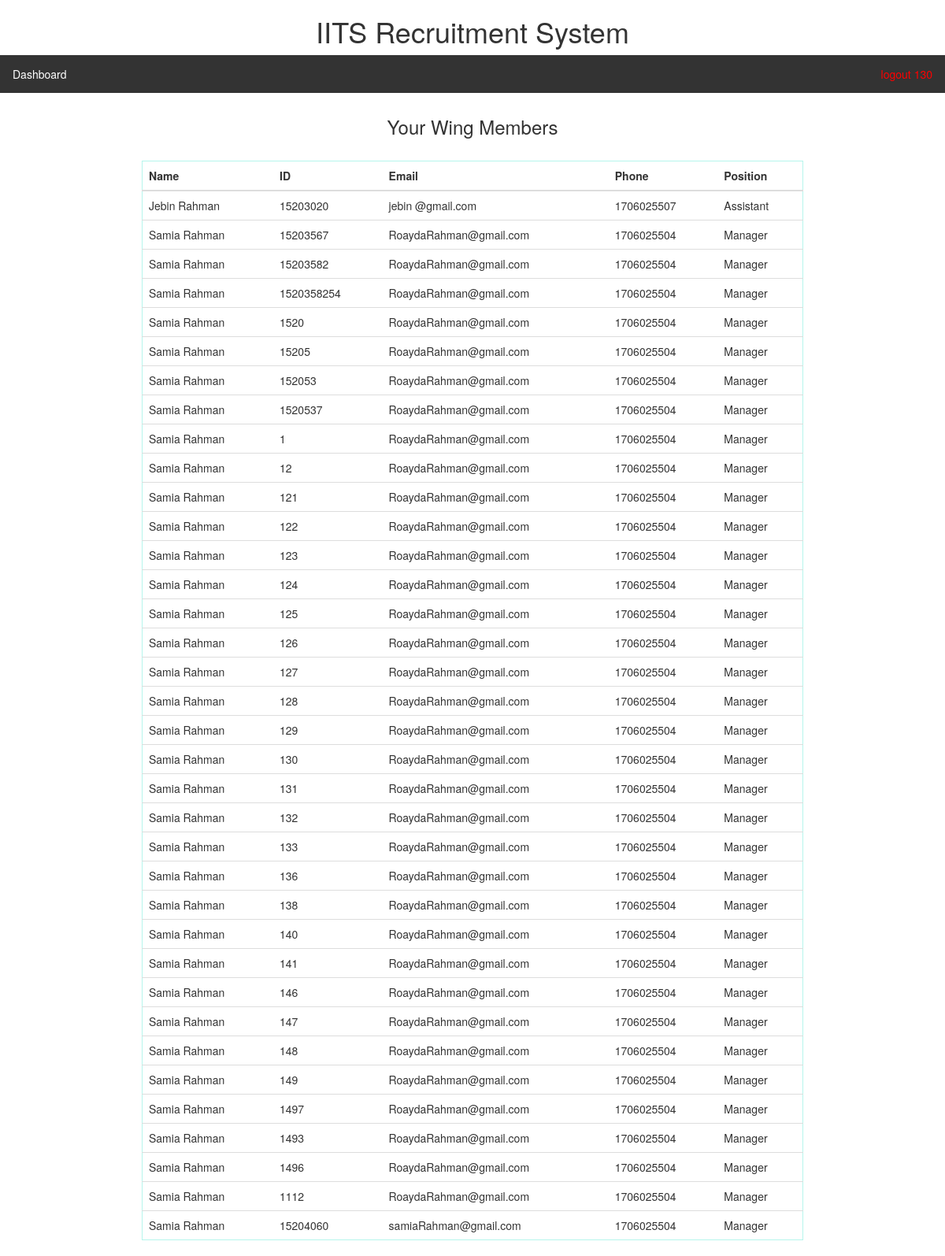
The app's page /member.php (signed in) with its own data.
### tables this page shows
CREATE TABLE `applyform` (
  `ID` int(11) NOT NULL,
  `password` varchar(255) NOT NULL,
  `position` varchar(500) NOT NULL,
  `name` varchar(500) NOT NULL,
  `dept-id` int(11) NOT NULL,
  `Program` varchar(500) NOT NULL,
  `wing` varchar(1200) NOT NULL,
  `CGPA` float NOT NULL,
  `Address` varchar(500) NOT NULL,
  `Contact` int(11) NOT NULL,
  `E-mail` varchar(500) NOT NULL,
  `Facebook` varchar(500) NOT NULL,
  `association` varchar(500) NOT NULL,
  `Experience` varchar(500) NOT NULL,
  `choosing-position` varchar(500) NOT NULL,
  `serve` varchar(500) NOT NULL,
  `selected` tinyint(1) DEFAULT NULL,
  `imgdir` varchar(200) NOT NULL
);

### member.php (the view, shortened to what this page needs)
<?php
 include 'header/stu-header.php';
?>
<?php
include 'dbcon.php';
$wing = $_SESSION['wing'];
$sql = "SELECT * FROM `applyform` WHERE `wing`='$wing'";
$qry = mysqli_query($connection, $sql);
?>
<center><div style="margin-top: 30px"><h3>Your Wing Members</h3></div></center>
<div style="width:70%; margin: 0 auto; margin-top: 30px">
	<table style="border: 1px solid #b5f5ec" class="table">
		<thead>
			<tr>
				<th>Name</th>
				<th>ID</th>
				<th>Email</th>
				<th>Phone</th>
				<th>Position</th>
			</tr>
			<?php
				if($qry){
			if (mysqli_num_rows($qry) > 0) {
		                while ($row = mysqli_fetch_assoc($qry)) {
		                	?>
			<tr>
				<td><?php echo $row['name']?></td>
				<td><?php echo $row['dept-id']?></td>
				<td><?php echo $row['E-mail']?></td>
				<td><?php echo $row['Contact']?></td>
				<td><?php echo $row['position']?></td>
			</tr>
        	<?php
        }
    }
}
        	?>
		</thead>
	</table>
</div>

### records on screen
applyform: name "Jebin Rahman", value "15203020", value "jebin @gmail.com", Contact "1706025507", position "Assistant"
applyform: name "Samia Rahman", value "15203567", value "RoaydaRahman@gmail.com", Contact "1706025504", position "Manager"
applyform: name "Samia Rahman", value "15203582", value "RoaydaRahman@gmail.com", Contact "1706025504", position "Manager"
applyform: name "Samia Rahman", value "1520358254", value "RoaydaRahman@gmail.com", Contact "1706025504", position "Manager"
applyform: name "Samia Rahman", value "1520", value "RoaydaRahman@gmail.com", Contact "1706025504", position "Manager"
applyform: name "Samia Rahman", value "15205", value "RoaydaRahman@gmail.com", Contact "1706025504", position "Manager"
applyform: name "Samia Rahman", value "152053", value "RoaydaRahman@gmail.com", Contact "1706025504", position "Manager"
applyform: name "Samia Rahman", value "1520537", value "RoaydaRahman@gmail.com", Contact "1706025504", position "Manager"
applyform: name "Samia Rahman", value "1", value "RoaydaRahman@gmail.com", Contact "1706025504", position "Manager"
applyform: name "Samia Rahman", value "12", value "RoaydaRahman@gmail.com", Contact "1706025504", position "Manager"
applyform: name "Samia Rahman", value "121", value "RoaydaRahman@gmail.com", Contact "1706025504", position "Manager"
applyform: name "Samia Rahman", value "122", value "RoaydaRahman@gmail.com", Contact "1706025504", position "Manager"
applyform: name "Samia Rahman", value "123", value "RoaydaRahman@gmail.com", Contact "1706025504", position "Manager"
applyform: name "Samia Rahman", value "124", value "RoaydaRahman@gmail.com", Contact "1706025504", position "Manager"
applyform: name "Samia Rahman", value "125", value "RoaydaRahman@gmail.com", Contact "1706025504", position "Manager"
applyform: name "Samia Rahman", value "126", value "RoaydaRahman@gmail.com", Contact "1706025504", position "Manager"
applyform: name "Samia Rahman", value "127", value "RoaydaRahman@gmail.com", Contact "1706025504", position "Manager"
applyform: name "Samia Rahman", value "128", value "RoaydaRahman@gmail.com", Contact "1706025504", position "Manager"
applyform: name "Samia Rahman", value "129", value "RoaydaRahman@gmail.com", Contact "1706025504", position "Manager"
applyform: name "Samia Rahman", value "130", value "RoaydaRahman@gmail.com", Contact "1706025504", position "Manager"
applyform: name "Samia Rahman", value "131", value "RoaydaRahman@gmail.com", Contact "1706025504", position "Manager"
applyform: name "Samia Rahman", value "132", value "RoaydaRahman@gmail.com", Contact "1706025504", position "Manager"
applyform: name "Samia Rahman", value "133", value "RoaydaRahman@gmail.com", Contact "1706025504", position "Manager"
applyform: name "Samia Rahman", value "136", value "RoaydaRahman@gmail.com", Contact "1706025504", position "Manager"
applyform: name "Samia Rahman", value "138", value "RoaydaRahman@gmail.com", Contact "1706025504", position "Manager"
applyform: name "Samia Rahman", value "140", value "RoaydaRahman@gmail.com", Contact "1706025504", position "Manager"
applyform: name "Samia Rahman", value "141", value "RoaydaRahman@gmail.com", Contact "1706025504", position "Manager"
applyform: name "Samia Rahman", value "146", value "RoaydaRahman@gmail.com", Contact "1706025504", position "Manager"
applyform: name "Samia Rahman", value "147", value "RoaydaRahman@gmail.com", Contact "1706025504", position "Manager"
applyform: name "Samia Rahman", value "148", value "RoaydaRahman@gmail.com", Contact "1706025504", position "Manager"
applyform: name "Samia Rahman", value "149", value "RoaydaRahman@gmail.com", Contact "1706025504", position "Manager"
applyform: name "Samia Rahman", value "1497", value "RoaydaRahman@gmail.com", Contact "1706025504", position "Manager"
applyform: name "Samia Rahman", value "1493", value "RoaydaRahman@gmail.com", Contact "1706025504", position "Manager"
applyform: name "Samia Rahman", value "1496", value "RoaydaRahman@gmail.com", Contact "1706025504", position "Manager"
applyform: name "Samia Rahman", value "1112", value "RoaydaRahman@gmail.com", Contact "1706025504", position "Manager"
applyform: name "Samia Rahman", value "15204060", value "samiaRahman@gmail.com", Contact "1706025504", position "Manager"

### other values on screen
$_SESSION['deptid'] "130"
